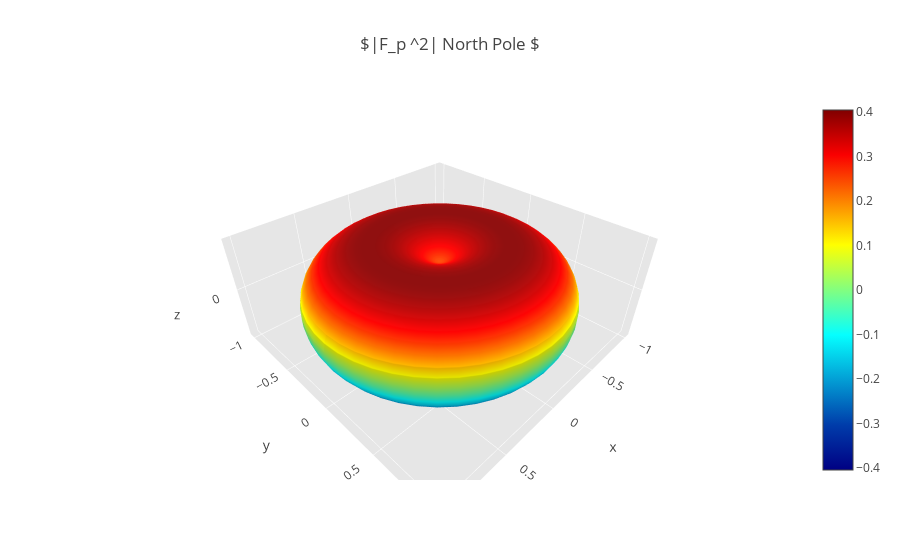

The notebook cell saved with this chart:
### Markdown cell above
# Fp^2 North Pole

### Code cell
import numpy as np
import plotly.plotly
plotly.offline.init_notebook_mode(connected=True)
import plotly.offline as py
import plotly.graph_objs as go

import pycbc
from pycbc.detector import Detector
from pycbc.waveform import get_td_waveform

# Euler's angles 
theta_aux = np.linspace(0,np.pi,50) # right ascension
phi_aux = np.linspace(0,2*np.pi,50) # declination
psi = 0 # polarization

# compute grid for theta and phi
theta, phi  = np.meshgrid(theta_aux, phi_aux)

# compute antenna pattern f-plus and f-cross
for index in range(len(theta)):
    fp, fc = pycbc.detector.overhead_antenna_pattern(phi[index], theta[index], psi)
    # compute |Fp^2|
    abs_fp = abs(pow(fp, 2)) 
    # if you're curious about the numbers 
    # print("|Fp^2| %s" % str(abs_fp))

# set spheriacal coordinates transform
x = abs_fp * np.cos(phi) * np.sin(theta)  # x = r*cos(phi)*sin(theta)
y = abs_fp * np.sin(phi) * np.sin(theta)  # y = r*sin(phi)*sin(theta)
z = abs_fp * np.cos(theta)                # z = np.cos(theta)


surface = go.Surface(x = x, y = y, z = z, colorscale = 'Jet')
data = [surface]

layout = go.Layout(
    title = '$|F_p ^2| North Pole $',
    scene = dict(
        xaxis = dict(
            gridcolor = 'rgb(255, 255, 255)',
            zerolinecolor = 'rgb(255, 255, 255)',
            showbackground = True,
            backgroundcolor ='rgb(230, 230,230)'
        ),
        yaxis = dict(
            gridcolor = 'rgb(255, 255, 255)',
            zerolinecolor = 'rgb(255, 255, 255)',
            showbackground = True,
            backgroundcolor = 'rgb(230, 230,230)'
        ),
        zaxis = dict(
            gridcolor = 'rgb(255, 255, 255)',
            zerolinecolor = 'rgb(255, 255, 255)',
            showbackground = True,
            backgroundcolor = 'rgb(230, 230,230)'
        )
    )
)

fig = go.Figure(data = data, layout = layout)
py.iplot(fig, filename = 'North_pole_fp')

### Figure 1 — Plotly figure (JSON) as saved in the notebook; plotly's stock layout.template omitted (floating-point values rounded to 4 significant figures; data arrays with more than 128 entries replaced by an {"elided": "..."} marker saying what was removed)
{"data": [{"colorscale": "Jet", "type": "surface", "uid": "bad8ff54-a7a2-40c9-a6de-8e90c80ed0a2", "x": {"elided": "50x50 float values"}, "y": {"elided": "50x50 float values"}, "z": {"elided": "50x50 float values"}}], "layout": {"scene": {"xaxis": {"backgroundcolor": "rgb(230, 230,230)", "gridcolor": "rgb(255, 255, 255)", "showbackground": true, "zerolinecolor": "rgb(255, 255, 255)"}, "yaxis": {"backgroundcolor": "rgb(230, 230,230)", "gridcolor": "rgb(255, 255, 255)", "showbackground": true, "zerolinecolor": "rgb(255, 255, 255)"}, "zaxis": {"backgroundcolor": "rgb(230, 230,230)", "gridcolor": "rgb(255, 255, 255)", "showbackground": true, "zerolinecolor": "rgb(255, 255, 255)"}}, "title": {"text": "$|F_p ^2| North Pole $"}}}
